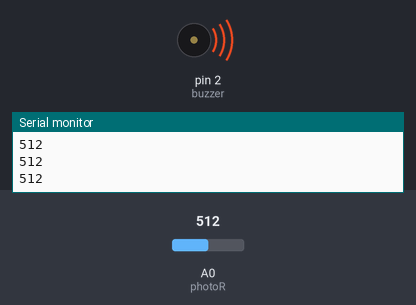
The sketch below on a simulated Arduino Uno, built with avr-gcc and run on an emulated ATmega328P. Parts: buzzer (waves = sounding), the last lines printed to the serial monitor. Inputs (shaded band) come from the test bench; at power-on: A0 (photoR) = 512.

Above: at 1.2 s.
1.3 s: A0 (photoR) set to 0
At 2.5 s:
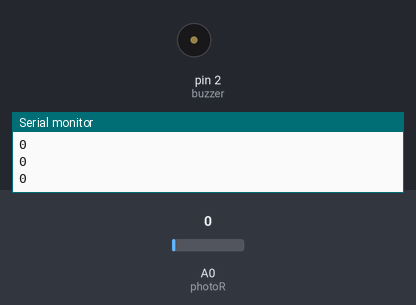
2.8 s: A0 (photoR) set to 122
At 3.4 s:
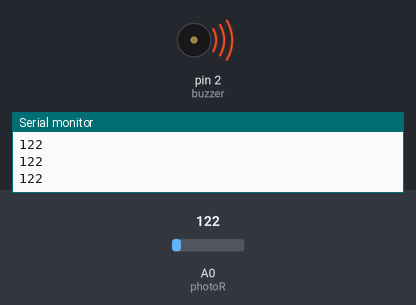
Timing chart, 0 to 10.3 s (numbered marks = the images above; inputs shaded):
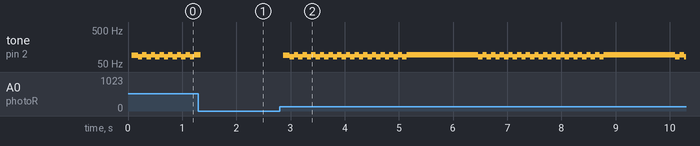

The sketch:

transistorAsAmp.ino
```cpp
int buzzer = 2;
int photoR = A0;

int Ao;

void setup(){
  Serial.begin(9600);
  pinMode(buzzer, OUTPUT);
  pinMode(photoR, INPUT);
}

void loop(){
  Ao = analogRead(photoR);
  if (Ao > 0){
    digitalWrite(buzzer, HIGH);
    delay(2);
    digitalWrite(buzzer, LOW);
    delay(10);
  }
  Serial.println(Ao);

}
```

Measured:
- after the input at 2.8 s, tone on pin 2 (buzzer): plays 90 Hz for 0.12 s, 81 Hz for 0.08 s, 94 Hz for 0.08 s, 81 Hz for 0.08 s, 94 Hz for 0.08 s, 81 Hz for 0.08 s … (62 notes in this stretch), starting after 0.07 s
